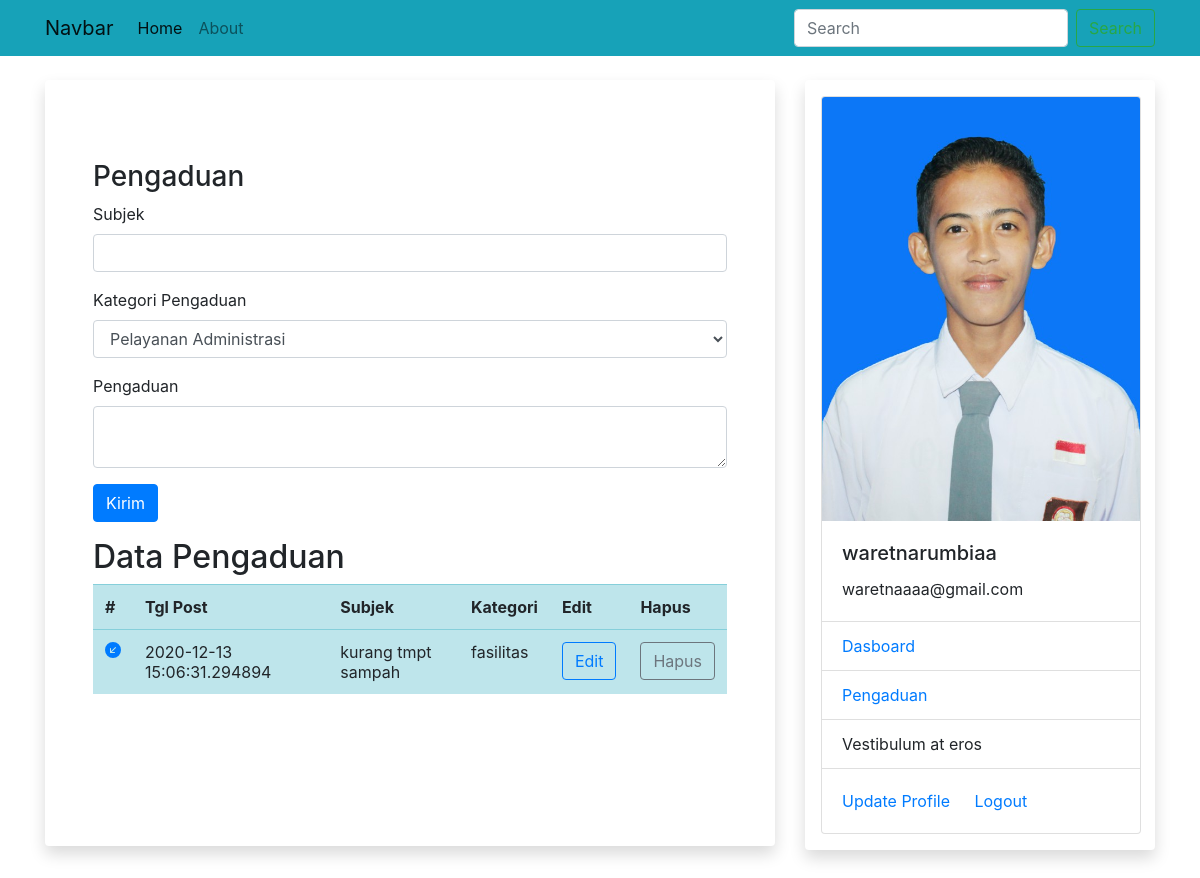
/pengaduan (signed in), run on the app's committed database.
### sim/models.py (models this page shows, shortened)
class Tpengaduan(db.Model):
    id = db.Column(db.Integer, primary_key=True)
    subjek = db.Column(db.String(100), nullable=False)
    katagori = db.Column(db.String(50), nullable=False)
    detail_pengaduan = db.Column(db.String(300), nullable=False)
    tgl_post = db.Column(db.DateTime, nullable=False, default=datetime.utcnow)
    mahasiswa_id = db.Column(db.Integer, db.ForeignKey('tmahasiswa.id'))

class Tmahasiswa(db.Model, UserMixin):
    id = db.Column(db.Integer, primary_key=True)
    npm = db.Column(db.String(15), unique=True, nullable=False)
    nama = db.Column(db.String(100), nullable=False)
    email = db.Column(db.String(120), unique=True, nullable=False)
    password = db.Column(db.String(80), nullable=False)
    kelas = db.Column(db.String(20), nullable=False)
    alamat = db.Column(db.String(100), nullable=False)
    foto = db.Column(db.String(30), nullable=False, default='default.jpg')
    pengaduans = db.relationship('Tpengaduan', backref='mahasiswa', lazy=True)

### sim/mahasiswa/routes.py (the view)
@rmahasiswa.route("/pengaduan", methods=['GET', 'POST'])
@login_required
def pengaduan():
    dt_pengaduan=Tpengaduan.query.filter_by(mahasiswa_id=current_user.id)
    form=pengaduan_F()
    if form.validate_on_submit():
        add_pengaduan= Tpengaduan(subjek=form.subjek.data, katagori=form.kategori.data, detail_pengaduan=form.detail_pengaduan.data, mahasiswa=current_user)
        db.session.add(add_pengaduan)
        db.session.commit()
        flash('Data Berhasil di Tambahkan','Warning')
        return redirect(url_for('rmahasiswa.pengaduan'))
    return render_template('pengaduan.html', form=form, dt_pengaduan=dt_pengaduan)

### sim/mahasiswa/forms.py
class pengaduan_F (FlaskForm):
    subjek=StringField('Subjek', validators=[DataRequired()])
    kategori=SelectField(u'Kategori Pengaduan', choices=[('administrasi','Pelayanan Administrasi'), ('fasilitas','Fasilitas'), ('dosen','Dosen')], validators=[DataRequired()] )
    detail_pengaduan=TextAreaField('Pengaduan', validators=[DataRequired()])
    submit=SubmitField('Kirim')

### sim/models.py (called while the page is built)
@login_manager.user_loader
def load_user(mahasiswa_id):
    return Tmahasiswa.query.get(int(mahasiswa_id))

### sim/templates/pengaduan.html (shortened to what this page needs)
{% extends "base.html" %}
{% block konten %}
<div class="jumbotron">
    <h3>Pengaduan</h3>
    <form method="POST">
    <div class="form-group">
        {{form.subjek.label(class="form-control-label")}}
        {% if form.subjek.errors %}
             {{form.subjek(class="form-control is-invalid")}}
            <div class="invalid-feedback">
                {% for error in form.subjek.errors %}
                <span>{{error}}</span>
                {% endfor %}
            </div>
        {% else%}
        {{form.subjek(class="form-control")}}
        {% endif%}
    </div>
    <div class="form-group">
        {{form.kategori.label(class="form-control-label")}}
        {% if form.kategori.errors %}
        {{form.kategori(class="form-control is-invalid")}}
        <div class="invalid-feedback">
            {% for error in form.kategori.errors %}
            <span>{{error}}</span>
            {% endfor %}
        </div>
        {% else%}
        {{form.kategori(class="form-control")}}
        {% endif%}
    </div>
    <div class="form-group">
        {{form.detail_pengaduan.label(class="form-control-label")}}
        {% if form.detail_pengaduan.errors %}
        {{form.detail_pengaduan(class="form-control is-invalid")}}
            <div class="invalid-feedback">
                {% for error in form.detail_pengaduan.errors %}
                <span>{{error}}</span>
                {% endfor %}
            </div>
        {% else%}
        {{form.detail_pengaduan(class="form-control")}}
        {% endif%}
    </div>
    <div class="form-group">
        {{form.submit(class="btn btn-primary")}}
    </div>
  </form>
  <h2>Data Pengaduan </h2>
  <div class="row row-cols-1 row-cols-md-3">
    <div class="col-md-12 mb-4">
      <table class="table table-responsive table-hover table-info">
          <tr>
            <th scope="col">#</th>
            <th scope="col">Tgl Post</th>
            <th scope="col">Subjek</th>
            <th scope="col">Kategori</th>
            <th scope="col">Edit</th>
            <th scope="col">Hapus</th>
          </tr>
        {% for data in dt_pengaduan %}
          <tr>
            <th>
              <a href="{{url_for('rmahasiswa.detail_pengaduan', ed_id=data.id)}}">
              </a>
            </th>
            <td>{{data.tgl_post}}</td>
            <td>{{data.subjek}}</td>
            <td>{{data.katagori}}</td>
            <td><a href="{{data.id}}" class="btn btn-outline-primary" data-toggle="modal" data-target="#modalEdit{{data.id}}">Edit</a></td>
            <td><a class="btn btn-outline-secondary" href="/delete/{{data.id}}" onclick="return confirm('Yakin Data Di Hapus')">Hapus</a></td>
          </tr>
        {% endfor %}
      </table>
    </div>
  </div>
</div>
{%endblock%}

### sim/templates/base.html (shortened to what this page needs)
<html>
    <head>
        <link rel="stylesheet" href="{{url_for ('static', filename="css/bootstrap.min.css")}}">
        <link rel="stylesheet" type="text/css" href="{{url_for ('static', filename="css/style.css")}}">
    </head>
    <body>
        <nav class="navbar navbar-expand-lg navbar-light bg-info">
        <div class="container">
            <a class="navbar-brand" href="#">Navbar</a>
            <div class="collapse navbar-collapse" id="navbarSupportedContent">
              <ul class="navbar-nav mr-auto">
                <li class="nav-item active">
                  <a class="nav-link" href="{{url_for('rmahasiswa.home')}}">Home <span class="sr-only">(current)</span></a>
                </li>
                <li class="nav-item">
                  <a class="nav-link" href="{{url_for('rmahasiswa.about')}}">About</a>
                </li>
              </ul>
              <form class="form-inline my-2 my-lg-0">
                <input class="form-control mr-sm-2" type="search" placeholder="Search" aria-label="Search">
                <button class="btn btn-outline-success my-2 my-sm-0" type="submit">Search</button>
              </form>
            </div>
        </div>
          </nav>
        <div class="container mt-4">
          <div class="row">
            <div class="col-md-8">
              <div class="shadow p-3 mb-5 bg-white rounded">
              {%block konten%}
              {%endblock%}
              </div>
            </div>
            <div class="col-md-4">
              <div class="shadow p-3 mb-5 bg-white rounded">
                  {%if current_user.is_authenticated %}
                  <div class="card" style="width: 20rem;">
                    <img src="{{url_for('static', filename='foto/' + current_user.foto)}}" class="card-img-top" alt="...">
                    <div class="card-body">
                      <h5 class="card-title">{{current_user.nama}}</h5>
                      <p class="card-text">{{current_user.email}}</p>
                    </div>
                    <ul class="list-group list-group-flush">
                      <li class="list-group-item"><a href="{{url_for('rmahasiswa.akunmahasiswa')}}"">Dasboard</a></li>
                      <li class="list-group-item"><a href="{{url_for('rmahasiswa.pengaduan')}}">Pengaduan</a></li>
                      <li class="list-group-item">Vestibulum at eros</li>
                    </ul>
                    <div class="card-body">
                      <a href="{{url_for('rmahasiswa.edit_mahasiswa')}}" class="card-link">Update Profile</a>
                      <a href="{{url_for('rmahasiswa.logout_mahasiswa')}}" class="card-link">Logout</a>
                    </div>
                  </div>
                  {% else%}
                   <h1> Menu Lain</h1>
                   <li>Data Mahasiswa</li>
                   <li>Data Dosen</li>
                  {% endif %}
            </div>
          </div>
          </div>
        </div>
    </body>
</html>

### sim/static/css/style.css (style rules this page uses)
.jumbotron { background-color: white; }

### data on the page
Tpengaduan: tgl_post "2020-12-13 15:06:31.294894", subjek "kurang tmpt sampah", katagori "fasilitas"
Tmahasiswa: foto (placeholder picture), nama "waretnarumbiaa", email "waretnaaaa@gmail.com"
